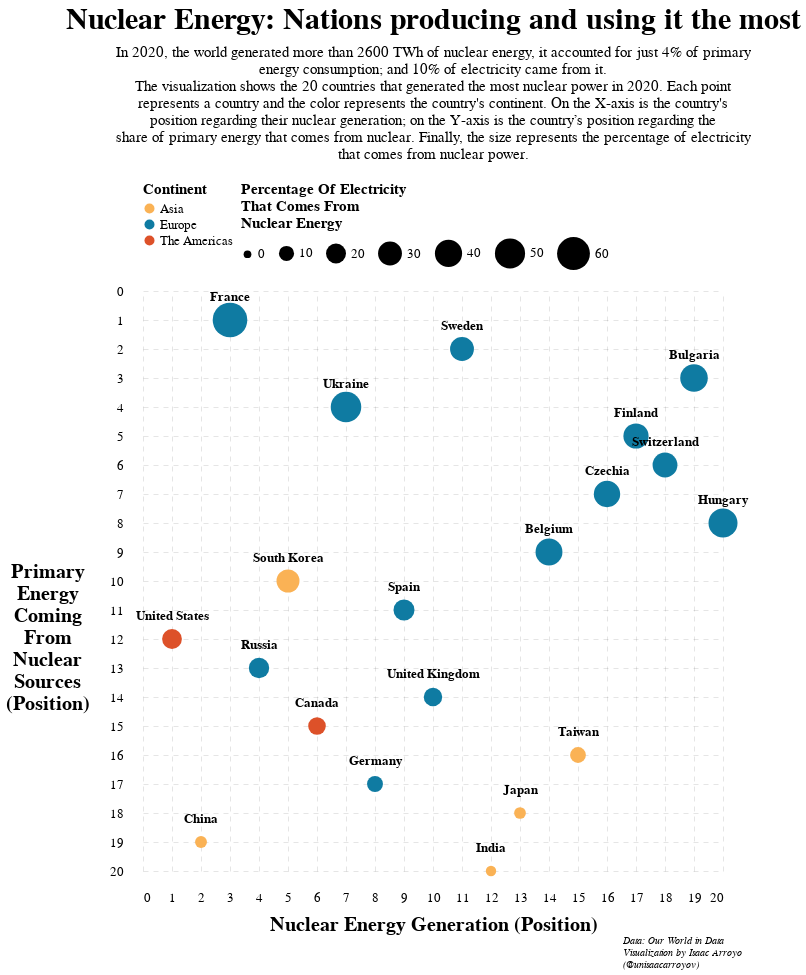

The notebook cell saved with this chart:
### Code cell
final_chart = circle_chart + text_chart + caption
final_chart = final_chart.properties(width= 580, height=580,
                       title= alt.TitleParams(text='Nuclear Energy: Nations producing and using it the most',
                                              fontSize=30, offset=20, anchor='middle',
                                              subtitle= ["In 2020, the world generated more than 2600 TWh of nuclear energy, it accounted for just 4% of primary",
                                                         "energy consumption; and 10% of electricity came from it.",
                                                         "The visualization shows the 20 countries that generated the most nuclear power in 2020. Each point",
                                                         "represents a country and the color represents the country's continent. On the X-axis is the country's",
                                                         "position regarding their nuclear generation; on the Y-axis is the country’s position regarding the",
                                                         "share of primary energy that comes from nuclear. Finally, the size represents the percentage of electricity",
                                                         "that comes from nuclear power."
                                                        ],
                                              subtitleFontSize= 15, subtitlePadding= 10
                                             )
                      )\
.configure(font='Optima', background='white')\
.configure_view(stroke=None)\
.configure_axisY(titleAngle=0, titlePadding=-70, titleFontSize=20, labelPadding=20)\
.configure_axisX(titlePadding = 10, titleFontSize = 20, labelPadding=20)\
.configure_axis(ticks=False, domain=False, gridOpacity=0.1,
                gridColor='black', gridDash = [5],
                labelFontSize=13)
final_chart

### Figure 1 — Vega-Lite specification as saved in the notebook (floating-point values rounded to 4 significant figures)
{"config": {"view": {"continuousWidth": 400, "continuousHeight": 300, "stroke": null}, "axis": {"domain": false, "gridColor": "black", "gridDash": [5], "gridOpacity": 0.1, "labelFontSize": 13, "ticks": false}, "axisX": {"labelPadding": 20, "titleFontSize": 20, "titlePadding": 10}, "axisY": {"labelPadding": 20, "titleAngle": 0, "titleFontSize": 20, "titlePadding": -70}, "background": "white", "font": "Optima"}, "layer": [{"mark": {"type": "circle", "opacity": 1}, "encoding": {"color": {"type": "nominal", "field": "Continent", "legend": {"columns": 1, "labelFontSize": 13, "orient": "top", "title": ["Continent"], "titleFontSize": 15}, "scale": {"range": ["#fab255", "#0f7ba2", "#dd5129"]}}, "size": {"type": "quantitative", "field": "share_electricity_from_nuclear_percentage", "legend": {"direction": "horizontal", "labelFontSize": 13, "orient": "top", "title": ["Percentage Of Electricity", "That Comes From", "Nuclear Energy"], "titleFontSize": 15}, "scale": {"range": [60, 1200]}}, "text": {"type": "nominal", "field": "country"}, "tooltip": [{"type": "nominal", "field": "country", "title": "Country"}, {"type": "quantitative", "field": "nuclear_energy_generation_TWh", "title": "Nuclear Energy Generation (TWh)"}, {"type": "quantitative", "field": "share_primary_energy_nuclear_percentage", "title": "Primary Energy Coming From Nuclear Sources (%)"}, {"type": "quantitative", "field": "share_electricity_from_nuclear_percentage", "title": "Electricity That Comes From Nuclear Energy (%)"}], "x": {"type": "quantitative", "axis": {"title": "Nuclear Energy Generation (Position)"}, "field": "position_nuclear_energy_generation", "scale": {"reverse": false}}, "y": {"type": "quantitative", "axis": {"title": ["Primary", "Energy", "Coming", "From", "Nuclear", "Sources", "(Position)"]}, "field": "position_share_primary_energy", "scale": {"reverse": true}}}}, {"mark": {"type": "text", "dy": -23, "fontSize": 13, "fontWeight": "bold"}, "encoding": {"text": {"type": "nominal", "field": "country"}, "tooltip": [{"type": "nominal", "field": "country", "title": "Country"}, {"type": "quantitative", "field": "nuclear_energy_generation_TWh", "title": "Nuclear Energy Generation (TWh)"}, {"type": "quantitative", "field": "share_primary_energy_nuclear_percentage", "title": "Primary Energy Coming From Nuclear Sources (%)"}, {"type": "quantitative", "field": "share_electricity_from_nuclear_percentage", "title": "Electricity That Comes From Nuclear Energy (%)"}], "x": {"type": "quantitative", "axis": {"title": "Nuclear Energy Generation (Position)"}, "field": "position_nuclear_energy_generation", "scale": {"reverse": false}}, "y": {"type": "quantitative", "axis": {"title": ["Primary", "Energy", "Coming", "From", "Nuclear", "Sources", "(Position)"]}, "field": "position_share_primary_energy", "scale": {"reverse": true}}}}, {"data": {"name": "data-a21cafb4c405e6997671a02e578b9b1e"}, "mark": {"type": "text", "align": "left", "font": "Georgia", "fontSize": 10, "fontStyle": "italic"}, "encoding": {"text": {"value": ["Data: Our World in Data", "Visualization by Isaac Arroyo", "(@unisaacarroyov)"]}, "x": {"value": 480}, "y": {"value": 650}}}], "data": {"name": "data-b19d5760a6505abc2443df98f7375b30"}, "height": 580, "title": {"text": "Nuclear Energy: Nations producing and using it the most", "anchor": "middle", "fontSize": 30, "offset": 20, "subtitle": ["In 2020, the world generated more than 2600 TWh of nuclear energy, it accounted for just 4% of primary", "energy consumption; and 10% of electricity came from it.", "The visualization shows the 20 countries that generated the most nuclear power in 2020. Each point", "represents a country and the color represents the country's continent. On the X-axis is the country's", "position regarding their nuclear generation; on the Y-axis is the country’s position regarding the", "share of primary energy that comes from nuclear. Finally, the size represents the percentage of electricity", "that comes from nuclear power."], "subtitleFontSize": 15, "subtitlePadding": 10}, "width": 580, "$schema": "https://vega.github.io/schema/vega-lite/v4.8.1.json", "datasets": {"data-b19d5760a6505abc2443df98f7375b30": [{"country": "France", "nuclear_energy_generation_TWh": 353.8, "share_primary_energy_nuclear_percentage": 36.1, "Code": "FRA", "share_electricity_from_nuclear_percentage": 67.17, "position_nuclear_energy_generation": 3, "position_share_primary_energy": 1, "position_share_electricity_nuclear": 1, "Continent": "Europe"}, {"country": "Ukraine", "nuclear_energy_generation_TWh": 76.2, "share_primary_energy_nuclear_percentage": 20.42, "Code": "UKR", "share_electricity_from_nuclear_percentage": 51.4, "position_nuclear_energy_generation": 7, "position_share_primary_energy": 4, "position_share_electricity_nuclear": 2, "Continent": "Europe"}, {"country": "Hungary", "nuclear_energy_generation_TWh": 16.06, "share_primary_energy_nuclear_percentage": 14.73, "Code": "HUN", "share_electricity_from_nuclear_percentage": 46.18, "position_nuclear_energy_generation": 20, "position_share_primary_energy": 8, "position_share_electricity_nuclear": 3, "Continent": "Europe"}, {"country": "Bulgaria", "nuclear_energy_generation_TWh": 16.63, "share_primary_energy_nuclear_percentage": 21.41, "Code": "BGR", "share_electricity_from_nuclear_percentage": 41.34, "position_nuclear_energy_generation": 19, "position_share_primary_energy": 3, "position_share_electricity_nuclear": 4, "Continent": "Europe"}, {"country": "Belgium", "nuclear_energy_generation_TWh": 34.43, "share_primary_energy_nuclear_percentage": 13.93, "Code": "BEL", "share_electricity_from_nuclear_percentage": 39.2, "position_nuclear_energy_generation": 14, "position_share_primary_energy": 9, "position_share_electricity_nuclear": 5, "Continent": "Europe"}, {"country": "Czechia", "nuclear_energy_generation_TWh": 30.04, "share_primary_energy_nuclear_percentage": 17.35, "Code": "CZE", "share_electricity_from_nuclear_percentage": 37.5, "position_nuclear_energy_generation": 16, "position_share_primary_energy": 7, "position_share_electricity_nuclear": 6, "Continent": "Europe"}, {"country": "Finland", "nuclear_energy_generation_TWh": 23.29, "share_primary_energy_nuclear_percentage": 19.07, "Code": "FIN", "share_electricity_from_nuclear_percentage": 33.89, "position_nuclear_energy_generation": 17, "position_share_primary_energy": 5, "position_share_electricity_nuclear": 7, "Continent": "Europe"}, {"country": "Switzerland", "nuclear_energy_generation_TWh": 22.99, "share_primary_energy_nuclear_percentage": 18.94, "Code": "CHE", "share_electricity_from_nuclear_percentage": 32.86, "position_nuclear_energy_generation": 18, "position_share_primary_energy": 6, "position_share_electricity_nuclear": 8, "Continent": "Europe"}, {"country": "Sweden", "nuclear_energy_generation_TWh": 49.2, "share_primary_energy_nuclear_percentage": 21.74, "Code": "SWE", "share_electricity_from_nuclear_percentage": 30.04, "position_nuclear_energy_generation": 11, "position_share_primary_energy": 2, "position_share_electricity_nuclear": 9, "Continent": "Europe"}, {"country": "South Korea", "nuclear_energy_generation_TWh": 152.3, "share_primary_energy_nuclear_percentage": 12.07, "Code": "KOR", "share_electricity_from_nuclear_percentage": 27.65, "position_nuclear_energy_generation": 5, "position_share_primary_energy": 10, "position_share_electricity_nuclear": 10, "Continent": "Asia"}, {"country": "Spain", "nuclear_energy_generation_TWh": 58.3, "share_primary_energy_nuclear_percentage": 10.4, "Code": "ESP", "share_electricity_from_nuclear_percentage": 22.45, "position_nuclear_energy_generation": 9, "position_share_primary_energy": 11, "position_share_electricity_nuclear": 11, "Continent": "Europe"}, {"country": "Russia", "nuclear_energy_generation_TWh": 215.7, "share_primary_energy_nuclear_percentage": 6.773, "Code": "RUS", "share_electricity_from_nuclear_percentage": 20.98, "position_nuclear_energy_generation": 4, "position_share_primary_energy": 13, "position_share_electricity_nuclear": 12, "Continent": "Europe"}, {"country": "United States", "nuclear_energy_generation_TWh": 789.9, "share_primary_energy_nuclear_percentage": 8.412, "Code": "USA", "share_electricity_from_nuclear_percentage": 19.55, "position_nuclear_energy_generation": 1, "position_share_primary_energy": 12, "position_share_electricity_nuclear": 13, "Continent": "The Americas"}, {"country": "United Kingdom", "nuclear_energy_generation_TWh": 50.84, "share_primary_energy_nuclear_percentage": 6.477, "Code": "GBR", "share_electricity_from_nuclear_percentage": 16.54, "position_nuclear_energy_generation": 10, "position_share_primary_energy": 14, "position_share_electricity_nuclear": 14, "Continent": "Europe"}, {"country": "Canada", "nuclear_energy_generation_TWh": 92.65, "share_primary_energy_nuclear_percentage": 6.356, "Code": "CAN", "share_electricity_from_nuclear_percentage": 14.7, "position_nuclear_energy_generation": 6, "position_share_primary_energy": 15, "position_share_electricity_nuclear": 15, "Continent": "The Americas"}, {"country": "Germany", "nuclear_energy_generation_TWh": 64.38, "share_primary_energy_nuclear_percentage": 4.721, "Code": "DEU", "share_electricity_from_nuclear_percentage": 11.4, "position_nuclear_energy_generation": 8, "position_share_primary_energy": 17, "position_share_electricity_nuclear": 16, "Continent": "Europe"}, {"country": "Taiwan", "nuclear_energy_generation_TWh": 31.44, "share_primary_energy_nuclear_percentage": 5.795, "Code": "TWN", "share_electricity_from_nuclear_percentage": 11.22, "position_nuclear_energy_generation": 15, "position_share_primary_energy": 16, "position_share_electricity_nuclear": 17, "Continent": "Asia"}, {"country": "China", "nuclear_energy_generation_TWh": 366.2, "share_primary_energy_nuclear_percentage": 2.236, "Code": "CHN", "share_electricity_from_nuclear_percentage": 4.739, "position_nuclear_energy_generation": 2, "position_share_primary_energy": 19, "position_share_electricity_nuclear": 18, "Continent": "Asia"}, {"country": "Japan", "nuclear_energy_generation_TWh": 43.0, "share_primary_energy_nuclear_percentage": 2.243, "Code": "JPN", "share_electricity_from_nuclear_percentage": 4.572, "position_nuclear_energy_generation": 13, "position_share_primary_energy": 18, "position_share_electricity_nuclear": 19, "Continent": "Asia"}, {"country": "India", "nuclear_energy_generation_TWh": 44.61, "share_primary_energy_nuclear_percentage": 1.239, "Code": "IND", "share_electricity_from_nuclear_percentage": 2.859, "position_nuclear_energy_generation": 12, "position_share_primary_energy": 20, "position_share_electricity_nuclear": 20, "Continent": "Asia"}], "data-a21cafb4c405e6997671a02e578b9b1e": [{}]}}
